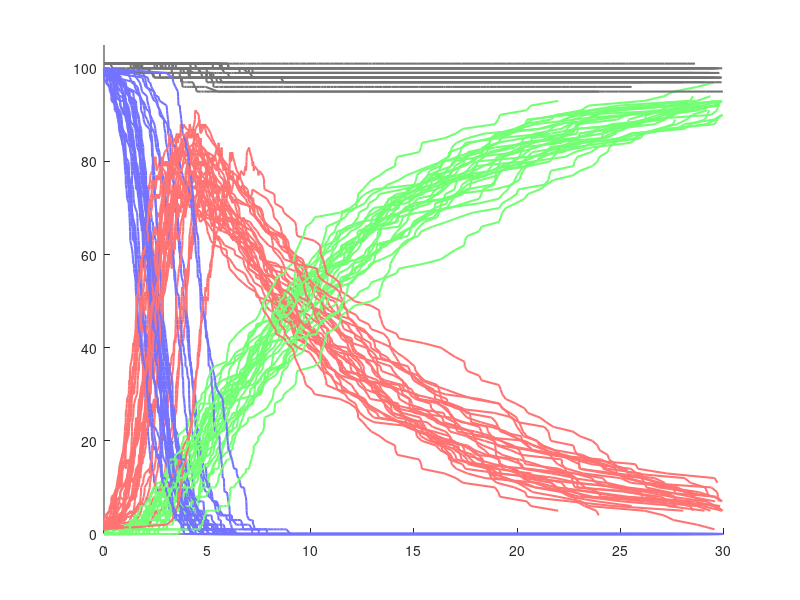

MATLAB code to generate this figure:
% Compound poisson processes

global beta gamma mu;
beta = 2;
gamma = 0.1;
mu = 0.01;
z=0.45;

ns = 30;
for k=1:ns
    T = 30; % time cap on simulation
    t = 0; % Initialising the time variable
    tvec = t; % initialising time vector
    
    % Initialising SIR variables and vectors
    S_n = 100;
    S_vec = S_n;
    I_n = 1;
    I_vec = I_n;
    R_n = 0;
    R_vec = R_n;
    N_n = S_n + I_n + R_n;
    N_vec = N_n;
    while t<T
        rate_infect = beta * S_n * I_n / N_n;
        rate_death = mu * I_n;
        rate_recover = gamma * I_n;
        tau_infect = exprnd(1/rate_infect); % time till next infection
        tau_death = exprnd(1/rate_death); % time till next death
        tau_recover = exprnd(1/rate_recover); % time till next recovery
        if tau_infect < tau_death && tau_infect < tau_recover
            S_n = S_n - 1; % individual no longer susceptible
            I_n = I_n + 1; % individual is now infected
            t = t + tau_infect;
        elseif tau_death < tau_infect && tau_death < tau_recover
            I_n = I_n - 1; % individual no longer susceptible. dies.
            t = t + tau_death;
        else
            I_n = I_n - 1; % individual no longer infected
            R_n = R_n + 1; % individual is now recovered
            t = t + tau_recover;
        end
        N_n = S_n + I_n + R_n;
        N_vec = [N_vec, N_n];
        S_vec = [S_vec, S_n];
        I_vec = [I_vec, I_n];
        R_vec = [R_vec, R_n];
        tvec = [tvec, t];
    end
    % Plotting results
    hold on
    plot(tvec(1:end-1), S_vec(1:end-1),'Color',[z z 1],'LineWidth',1.5)
    plot(tvec(1:end-1), I_vec(1:end-1),'Color',[1 z z],'LineWidth',1.5)
    plot(tvec(1:end-1), R_vec(1:end-1),'Color',[z 1 z],'LineWidth',1.5)
    plot(tvec(1:end-1), N_vec(1:end-1),'Color',[z z z],'LineWidth',1.5)
    ylim([0 105])
end

